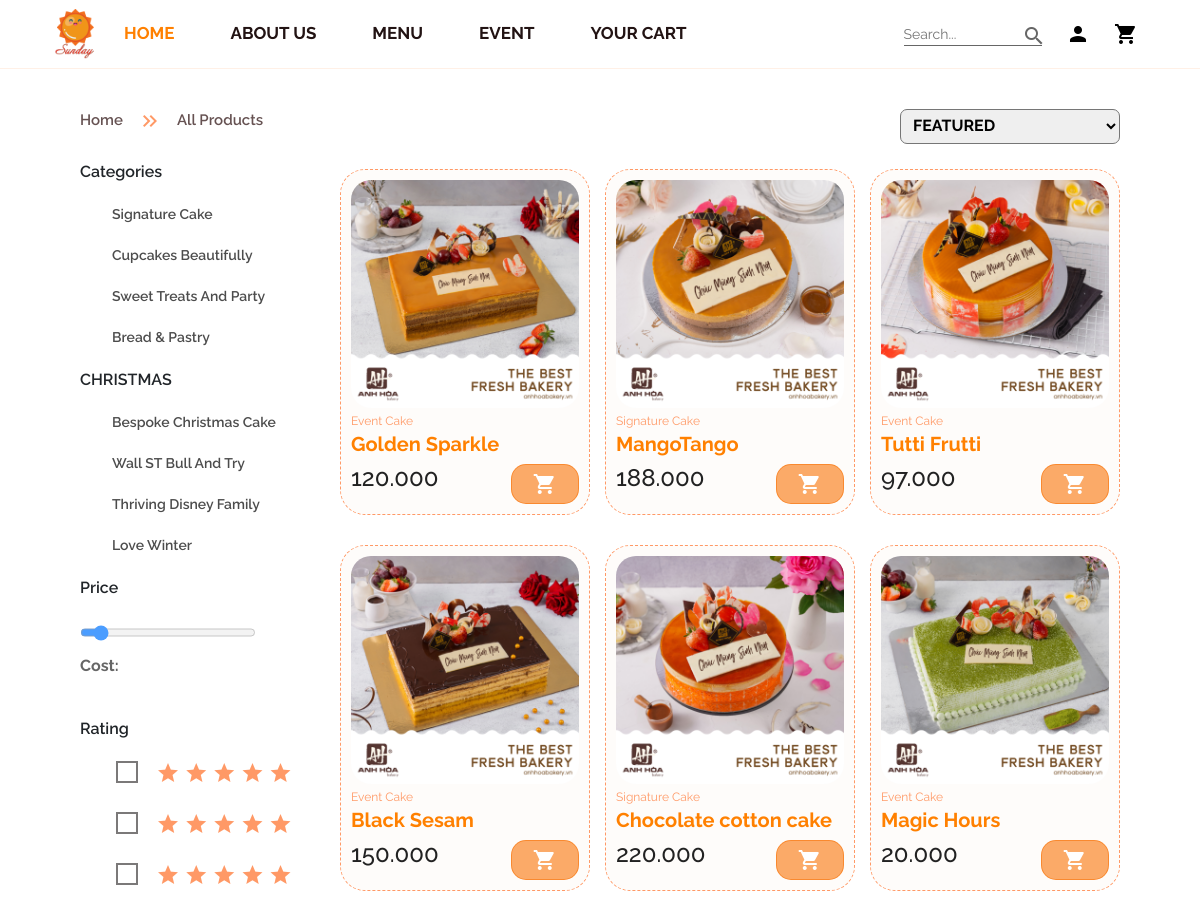
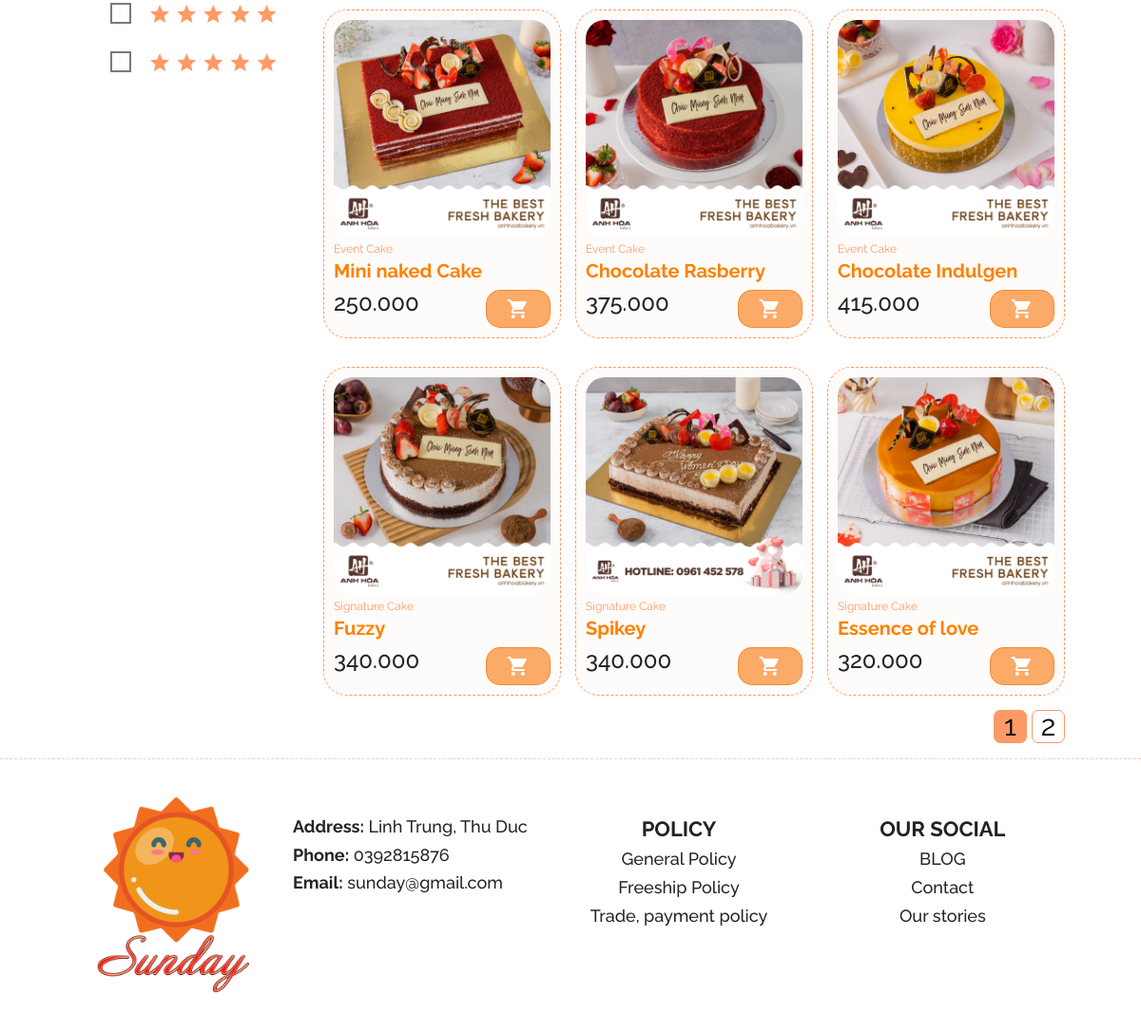
Screenshot of /search.php with the database file from the repository (2 pictures, top to bottom).
### tables this page shows
CREATE TABLE `products` (
  `Pro_ID` int(11) NOT NULL,
  `Pro_Img` varchar(1000) NOT NULL,
  `Pro_Type` varchar(1000) NOT NULL,
  `Pro_Name` varchar(1000) NOT NULL,
  `Pro_Price` bigint(20) NOT NULL,
  `Pro_Rate` int(5) NOT NULL,
  `Pro_Info` varchar(2000) NOT NULL,
  `Pro_View` bigint(20) NOT NULL DEFAULT 0
);

### search.php (the view, shortened to what this page needs)
<?php
include 'Functions.php';
$item_per_page = 12;
$current_page = !empty($_GET['page']) ? $_GET['page'] : 1;
$offset = ($current_page - 1) * $item_per_page;
$search = !empty($_GET['Search']) ? $_GET['Search'] : "";
$param = "";
$sort_condition = "";
$QR = "SELECT * FROM `products` WHERE `Pro_Name` LIKE '%" . $search . "%' " . $sort_condition . " LIMIT " . $item_per_page . " OFFSET " . $offset;
$Products = $con->query($QR);
$total_records = mysqli_query($con, "SELECT * FROM `products` WHERE `Pro_Name` LIKE '%" . $search . "%'");
$totals = mysqli_num_rows($total_records);
$total_page = ceil($totals / $item_per_page);
?>
<?php
include 'inc/header.php';
?>
<div class="bg-main">
    <div class="container-1 section-p1">
        <div class="box">
            <div class="breadcumb-1">
                <a href="./index.php">home</a>
                <span><i class="material-icons">keyboard_double_arrow_right</i></span>
                <a href="./products.php">all products</a>
            </div>
        </div>
        <div class="box">
            <div class="row">
                <div class="filter-col" id="filter-col">
                    <div class="box">
                        <span class="filter-header">
                            Categories
                        </span>
                        <ul class="filter-list">
                            <li><a href="#">Signature Cake</a></li>
                            <li><a href="#">Cupcakes Beautifully</a></li>
                            <li><a href="#">Sweet Treats And Party</a></li>
                            <li><a href="#">Bread & Pastry</a></li>
                        </ul>
                    </div>
                    <div class="box">
                        <span class="filter-header">
                            CHRISTMAS
                        </span>
                        <ul class="filter-list">
                            <li><a href="#">Bespoke Christmas Cake </a></li>
                            <li><a href="#">Wall ST Bull And Try</a></li>
                            <li><a href="#">Thriving Disney Family</a></li>
                            <li><a href="#">Love Winter</a></li>
                        </ul>
                    </div>
                    <div class="box">
                        <span class="filter-header">
                            Price
                        </span>
                        <div class="price-range">
                            <div class="slidecontainer">
                                <input type="range" min="1" max="600" value="50" class="slider" id="myRange">
                                <p><b>Cost: <span id="demo"></span> </b> </p>
                            </div>
                        </div>
                    </div>
                    <div class="box">
                        <span class="filter-header">
                            rating
                        </span>
                        <ul class="filter-list">
                            <li>
                                <div class="group-checkbox">
                                    <label for="remember1">
                                        <span class="rating">
                                            <i class='material-icons'>star</i>
                                            <i class='material-icons'>star</i>
                                            <i class='material-icons'>star</i>
                                            <i class='material-icons'>star</i>
                                            <i class='material-icons'>star</i>
                                        </span>
                                    </label>
                                </div>
                            </li>
                            <li>
                                <div class="group-checkbox">
                                    <label for="remember1">
                                        <span class="rating">
                                            <i class='material-icons'>star</i>
                                            <i class='material-icons'>star</i>
                                            <i class='material-icons'>star</i>
                                            <i class='material-icons'>star</i>
                                            <i class='material-icons'>star</i>
                                        </span>
                                    </label>
                                </div>
                            </li>
                            <li>
                                <div class="group-checkbox">
                                    <label for="remember1">
                                        <span class="rating">
                                            <i class='material-icons'>star</i>
                                            <i class='material-icons'>star</i>
                                            <i class='material-icons'>star</i>
                                            <i class='material-icons'>star</i>
                                            <i class='material-icons'>star</i>
                                        </span>
                                    </label>
                                </div>
                            </li>
                            <li>
                                <div class="group-checkbox">
                                    <label for="remember1">
                                        <span class="rating">
                                            <i class='material-icons'>star</i>
                                            <i class='material-icons'>star</i>
                                            <i class='material-icons'>star</i>
                                            <i class='material-icons'>star</i>
                                            <i class='material-icons'>star</i>
                                        </span>
                                    </label>
                                </div>
                            </li>
                            <li>
                                <div class="group-checkbox">
                                    <label for="remember1">
                                        <span class="rating">
                                            <i class='material-icons'>star</i>
                                            <i class='material-icons'>star</i>
                                            <i class='material-icons'>star</i>
                                            <i class='material-icons'>star</i>
                                            <i class='material-icons'>star</i>
                                        </span>
                                    </label>
                                </div>
                            </li>
                        </ul>
                    </div>
                </div>
            </div>
        </div>
    </div>
    <div class="container-2">
        <section id="product1" class="section-n1">
            <div class="box">
                <?php
                if ($totals <= 0) {
                } else {
                ?>
                    <div class="sort">
                        <select id="sortbox" onchange="this.options[this.selectedIndex].value &&
                    (window.location = this.options[this.selectedIndex].value);">
                            <option value="?field=Pro_ID&sort=ASC" selected>
                                <p>FEATURED</p>
                            </option>
                        </select>
                    </div>
                <?php
                }
                ?>
            </div>
            <div class="pro-container">
                <?php
                while ($row = $Products->fetch_array()) {
                ?>
                    <div class="pro" id="except" onclick="window.location.href='product-detail.php?id=<?= $row['Pro_ID'] ?>';">
                        <img src="<?= $row['Pro_Img'] ?>" alt="" class="">
                        <div class="des">
                            <span><?= $row['Pro_Type'] ?></span>
                            <h5><?= $row['Pro_Name'] ?></h5>
                        </div>
                        <div class="cart">
                            <h4><?= number_format($row['Pro_Price'], 0, ",", ".") ?></h4>
                            <a href="#" class="cart-1"><i class="material-icons">shopping_cart</i></a>
                        </div>
                    </div>
                <?php
                }
                ?>
            </div>
            <div class="box">
                <ul class="pagination">
                    <?php
                    for ($num = 1; $num <= $total_page; $num++) {
                        if ($num != $current_page) {
                            if ($num > $current_page - 3 && $num < $current_page + 3) {
                    ?>
                                <li> <a href="?<?= $param ?>per_page=<?= $item_per_page ?>&page=<?= $num ?>"><span><?= $num ?></span></a>
                                <?php
                            }
                        } else
                        {
                                ?>
                                <li> <a href="?<?= $param ?>per_page=<?= $item_per_page ?>&page=<?= $num ?>" class="active"><span class="select"><?= $num ?></span></a>
                                <li>
                            <?php
                        }
                    }
                            ?>
                </ul>
            </div>
        </section>
    </div>
</div>
<?php
include 'inc/footer.php';
?>

### css/style.css (style rules this page uses)
* { margin: 0; padding: 0; box-sizing: border-box; font-family: 'Raleway'; }
:root a { color: black; text-decoration: none; }
h4 { font-size: 20px; color: #222; }
p { font-size: 16px; color: #666; margin: 15px 0 20px 0; line-height: 1.8; }
body, input { width: 100%; font-family: 'Raleway'; }
li { list-style: none; }
a { text-decoration: none; color: #000; transition: all 0.3s ease; }
.section-p1 { padding: 40px 80px; }
.section-n1 { margin: 40px 80px 0 40px; }
#product1 { text-align: center; }
#product1 .pro-container { display: flex; justify-content: space-between; flex-wrap: wrap; }
#product1 .pro { width: 23%; min-width: 250px; padding: 10px; border: 0.5px dashed #ff9966; border-radius: 25px; cursor: pointer; margin: 15px 0; transition: 0.2 ease; background-color: rgba(240, 222, 207, 0.1); }
#product1 .pro img { width: 100%; border-radius: 20px; }
#product1 .pro .des { text-align: start; }
#product1 .pro .des span { color: #ff9966; font-size: 12px; }
#product1 .pro .des h5 { color: #ff8000; font-weight: bold; }
#product1 .pro .cart { display: flex; justify-content: space-between; }
#except { width: 30% !important; }
#product1 .pro .cart-1 { width: 30%; height: 40px; line-height: 40px; border-radius: 15px; background-color: rgba(248, 116, 8, 0.6); padding: 6px 2px 0 2px; color: white; border: 1px solid rgba(248, 116, 8, 0.6); }
.bg-main { display: flex; width: 100; }
.container-1 { width: 25%; padding-right: 0; }
.container-2 { width: 75%; padding-left: 0; }
.breadcumb-1 { display: flex; font-weight: 600; }
.breadcumb-1 a { text-transform: capitalize; color: rgb(102, 82, 82); font-size: 15px; }
.breadcumb-1 i { color: #ff9966; }
.breadcumb-1 span { margin: 0 15px; }
.sort { display: flex; font-weight: 600; justify-content: flex-end; }
.sort select { padding: 5px 5px 7px 8px; border-radius: 7px; font-weight: bold; outline: none; margin-bottom: 10px; cursor: pointer; width: 220px; }
.slidecontainer { width: 100%; }
.slider { width: 100%; height: 25px; background: #d3d3d3; outline: none; opacity: 0.7; }
.price-range { display: flex; align-items: center; justify-content: center; }
.price-range input { width: 80%; outline: none; }
.filter-header { display: block; margin: 20px 0; font-weight: 600; text-transform: capitalize; }
.filter-list>li { margin-bottom: 20px; display: flex; }
.filter-list>li a { font-weight: 600; color: rgba(0, 0, 0, 0.7); font-size: 14px; }
.group-checkbox { text-align: left; }
.group-checkbox label { cursor: pointer; padding-left: 40px; position: relative; }
.group-checkbox label::before { content: ""; position: absolute; left: 0; width: 22px; height: 22px; background-color: var(--main-bg-color); border: 2px solid #7b7979; }
.rating i { color: #ff9966; }
.pagination { display: flex; align-items: center; justify-content: flex-end; }
.pagination>li>a { display: flex; align-items: center; justify-content: center; width: 35px; height: 35px; margin-left: 5px; font-size: 30px; border-radius: 7px; padding: 5px 7px 7px; border: 1px solid #ff9966; }
.pagination>li>a.active { background-color: #ff9966; color: black; border-radius: 7px; padding: 5px 7px 7px; }

### rows the page displays
products: Pro_Img (picture), Pro_Type "Event Cake", Pro_Name "Golden Sparkle", Pro_Price "120.000"
products: Pro_Img (picture), Pro_Type "Signature Cake", Pro_Name "MangoTango", Pro_Price "188.000"
products: Pro_Img (picture), Pro_Type "Event Cake", Pro_Name "Tutti Frutti", Pro_Price "97.000"
products: Pro_Img (picture), Pro_Type "Event Cake", Pro_Name "Black Sesam", Pro_Price "150.000"
products: Pro_Img (picture), Pro_Type "Signature Cake", Pro_Name "Chocolate cotton cake", Pro_Price "220.000"
products: Pro_Img (picture), Pro_Type "Event Cake", Pro_Name "Magic Hours", Pro_Price "20.000"
products: Pro_Img (picture), Pro_Type "Event Cake", Pro_Name "Mini naked Cake", Pro_Price "250.000"
products: Pro_Img (picture), Pro_Type "Event Cake", Pro_Name "Chocolate Rasberry", Pro_Price "375.000"
products: Pro_Img (picture), Pro_Type "Event Cake", Pro_Name "Chocolate Indulgen", Pro_Price "415.000"
products: Pro_Img (picture), Pro_Type "Signature Cake", Pro_Name "Fuzzy", Pro_Price "340.000"
products: Pro_Img (picture), Pro_Type "Signature Cake", Pro_Name "Spikey", Pro_Price "340.000"
products: Pro_Img (picture), Pro_Type "Signature Cake", Pro_Name "Essence of love", Pro_Price "320.000"
